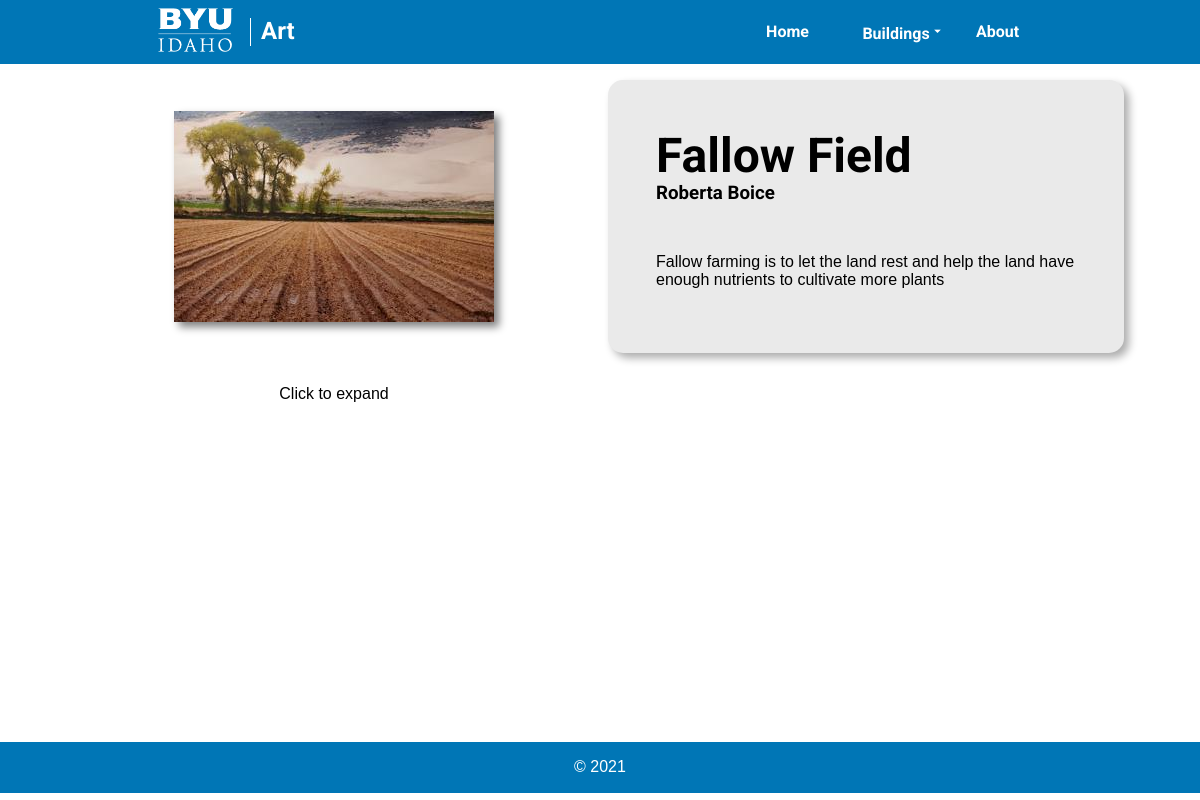
The page /art/7 on the database its author committed.
### art/models.py (models this page shows, shortened)
class Artwork(models.Model):
    title = models.CharField(max_length=255)
    artist_name = models.ForeignKey(Artist, null=True, blank=True, on_delete=models.CASCADE)
    year_created = models.IntegerField(null=True, blank=True)
    picture = models.ImageField(upload_to="pictures/")
    building = models.ManyToManyField('Building_Name', related_name='artwork')
    categories = models.ManyToManyField('Category', related_name='artwork')
    floor = models.IntegerField(validators=[MinValueValidator(0), MaxValueValidator(5)], default=1)
    description = models.CharField(max_length=500, blank=True)

class Artist(models.Model):
    first_name = models.CharField(max_length=50)
    last_name = models.CharField(max_length=50)
    def __str__(self):
        return self.first_name + " " + self.last_name

### art/views.py (the view)
# urls.py: path("art/<int:pk>", ArtDetailView.as_view(), name="artwork_detail")
class ArtDetailView(DetailView):
    model = Artwork
    template_name = "artwork_detail.html"
    def get_context_data(self, **kwargs):
        context = super(ArtDetailView, self).get_context_data(**kwargs)
        context['building_names'] = Building_Name.objects.all().order_by('name')
        return context

### art/templates/artwork_detail.html (shortened to what this page needs)
{% extends 'base.html' %}
{% load tags %}
{% load static %}
{% block content %}
<main>
    <div id="detail-grid" style="box-sizing: border-box;">
        <img id="detail-image" src="../../../media/{{ object.picture }}" alt="{{ object.picture }}">
        <div id="detail-info">
            <h1 id="title">{{ object.title }}</h1>
            {% if object.artist_name != None %}
            <h3 id="artist-name">{{ object.artist_name }} </h3>
            {% endif %}
            {% if object.description != None %}
            <p id="description">{{ object.description }}</p>
            {% endif %}
        </div>
        <p id="expand">Click to expand</p>
    </div>
</main>
{% endblock %}

### art/static/style.css (style rules this page uses)
html { font-size: 16px; width: 100%; }
body { margin: 0; font-family: 'Noto Sans JP', sans-serif; width: 100%; overflow-x: hidden; min-height: 100vh; height: 100vh; }
h1, h2, h3, h4, h5, h6 { font-family: 'Roboto', sans-serif; }
main { min-height: 84.8%; }
#detail-grid { display: grid; grid-template-columns: 1fr 1fr; width: 90%; margin: auto; padding: 1rem; grid-gap: 1rem; }
#detail-image { max-width: 500px; display: block; margin: auto; box-shadow: 5px 5px 8px grey; transition: .5s ease; }
#detail-info { max-width: 500px; padding: 3rem; background-color: #EAEAEA; border-radius: 15px; box-shadow: 5px 5px 8px #adadad; margin: auto 0; }
#title { font-size: 3rem; margin: 0; }
#artist-name { display: inline; }
#description { margin-top: 3rem; }
#expand { text-align: center; }

### rows shown on the page
Artwork: picture (picture), title "Fallow Field", artist_name "Roberta Boice", description "Fallow farming is to let the land rest and help the land have enough nutrients to cultivate more plants"
